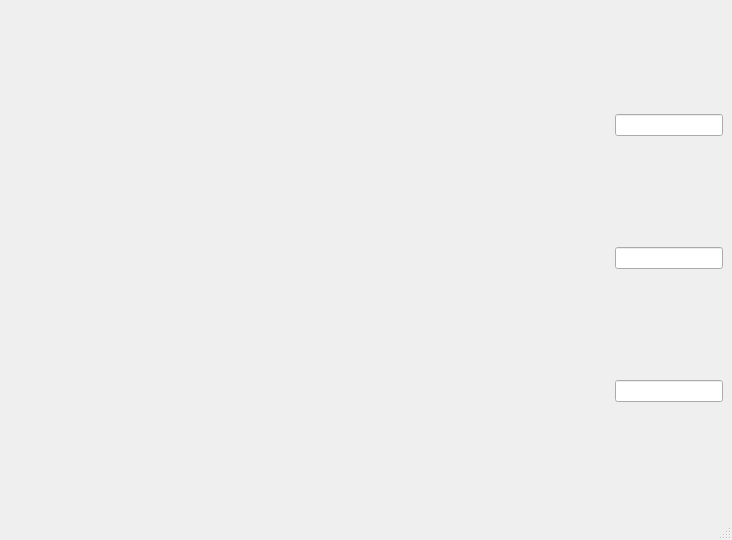
<?xml version="1.0" encoding="UTF-8"?>
<ui version="4.0">
 <class>MainWindow</class>
 <widget class="QMainWindow" name="MainWindow">
  <property name="geometry">
   <rect>
    <x>0</x>
    <y>0</y>
    <width>732</width>
    <height>468</height>
   </rect>
  </property>
  <property name="windowTitle">
   <string>MainWindow</string>
  </property>
  <widget class="QWidget" name="centralwidget">
   <layout class="QGridLayout" name="gridLayout">
    <item row="0" column="0">
     <widget class="QCustomPlot" name="widget" native="true">
      <property name="sizePolicy">
       <sizepolicy hsizetype="Expanding" vsizetype="Expanding">
        <horstretch>0</horstretch>
        <verstretch>0</verstretch>
       </sizepolicy>
      </property>
      <property name="minimumSize">
       <size>
        <width>500</width>
        <height>500</height>
       </size>
      </property>
     </widget>
    </item>
    <item row="0" column="1">
     <layout class="QVBoxLayout" name="verticalLayout">
      <item>
       <widget class="QLineEdit" name="lineEdit">
        <property name="sizePolicy">
         <sizepolicy hsizetype="Fixed" vsizetype="Fixed">
          <horstretch>0</horstretch>
          <verstretch>0</verstretch>
         </sizepolicy>
        </property>
       </widget>
      </item>
      <item>
       <widget class="QLineEdit" name="lineEdit_3">
        <property name="sizePolicy">
         <sizepolicy hsizetype="Fixed" vsizetype="Fixed">
          <horstretch>0</horstretch>
          <verstretch>0</verstretch>
         </sizepolicy>
        </property>
       </widget>
      </item>
      <item>
       <widget class="QLineEdit" name="lineEdit_2">
        <property name="sizePolicy">
         <sizepolicy hsizetype="Fixed" vsizetype="Fixed">
          <horstretch>0</horstretch>
          <verstretch>0</verstretch>
         </sizepolicy>
        </property>
       </widget>
      </item>
      <item>
       <layout class="QGridLayout" name="gridLayout_2"/>
      </item>
     </layout>
    </item>
   </layout>
  </widget>
  <widget class="QMenuBar" name="menubar">
   <property name="geometry">
    <rect>
     <x>0</x>
     <y>0</y>
     <width>732</width>
     <height>22</height>
    </rect>
   </property>
  </widget>
  <widget class="QStatusBar" name="statusbar"/>
 </widget>
 <customwidgets>
  <customwidget>
   <class>QCustomPlot</class>
   <extends>QWidget</extends>
   <header>qcustomplot.h</header>
   <container>1</container>
  </customwidget>
 </customwidgets>
 <resources/>
 <connections/>
</ui>
